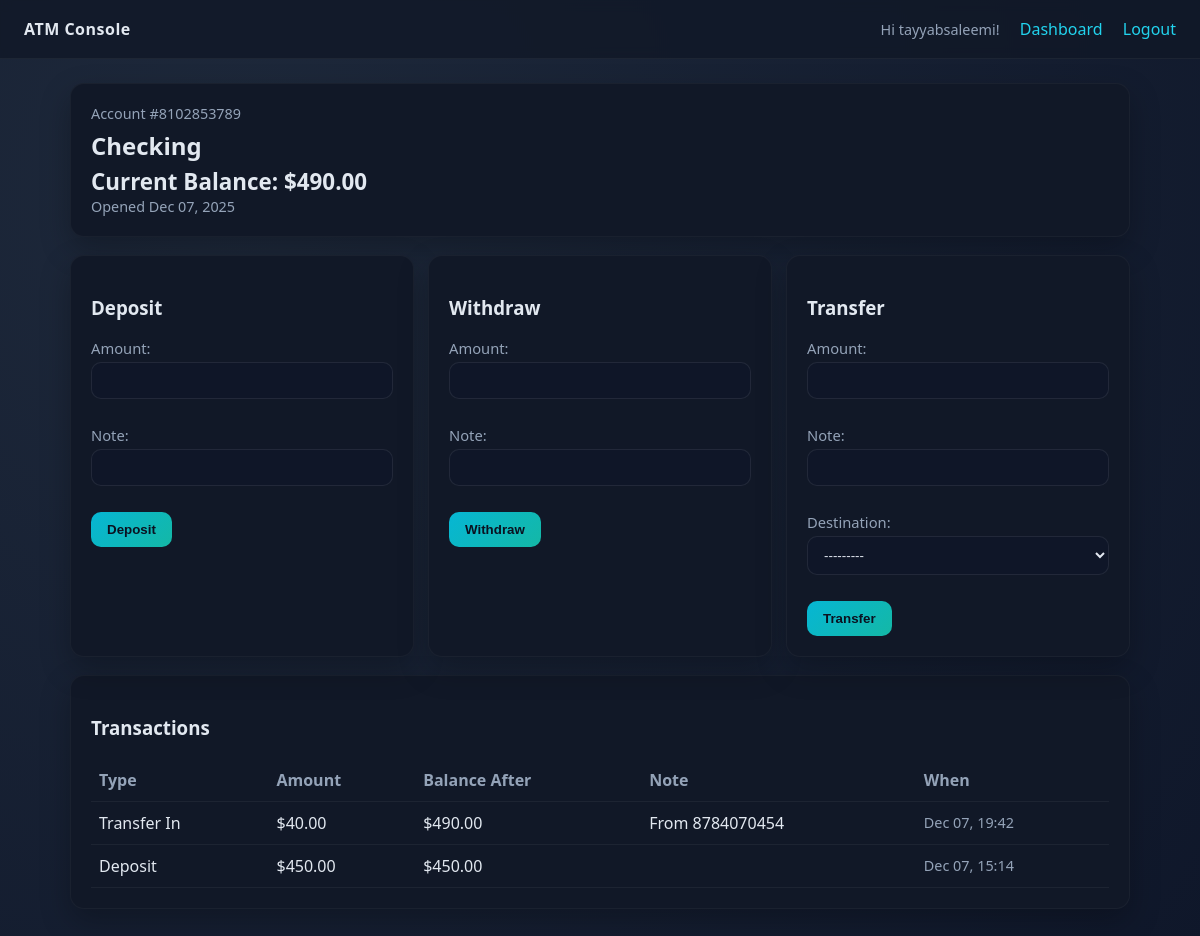
/accounts/1/ (signed in), run on the app's committed database.
### atm/models.py (models this page shows, shortened)
class Account(models.Model):
    user = models.ForeignKey(User, on_delete=models.CASCADE, related_name="accounts")
    name = models.CharField(max_length=100, default="Checking")
    account_number = models.CharField(max_length=20, unique=True, default=generate_account_number)
    balance = models.DecimalField(max_digits=12, decimal_places=2, default=0)
    created_at = models.DateTimeField(auto_now_add=True)
    class Meta:
        ordering = ("-created_at",)
    def __str__(self) -> str:
        return f"{self.name} ({self.account_number})"

class Transaction(models.Model):
    class Type(models.TextChoices):
        DEPOSIT = "deposit", "Deposit"
        WITHDRAWAL = "withdrawal", "Withdrawal"
        TRANSFER_IN = "transfer_in", "Transfer In"
        TRANSFER_OUT = "transfer_out", "Transfer Out"
    account = models.ForeignKey(Account, on_delete=models.CASCADE, related_name="transactions")
    txn_type = models.CharField(max_length=20, choices=Type.choices)
    amount = models.DecimalField(max_digits=12, decimal_places=2)
    balance_after = models.DecimalField(max_digits=12, decimal_places=2)
    counterparty_account = models.CharField(max_length=20, blank=True)
    note = models.CharField(max_length=255, blank=True)
    created_at = models.DateTimeField(default=timezone.now)
    class Meta:
        ordering = ("-created_at", "-id")

### atm/views.py (the view)
# urls.py: path("accounts/<int:pk>/", views.account_detail, name="account_detail"),
@login_required
def account_detail(request, pk):
    account = get_object_or_404(Account, pk=pk, user=request.user)
    deposit_form = AmountForm(prefix="deposit")
    withdraw_form = AmountForm(prefix="withdraw")
    transfer_form = TransferForm(prefix="transfer", user=request.user)
    transfer_form.fields["destination"].queryset = Account.objects.filter(user=request.user).exclude(pk=account.pk)
    transactions = account.transactions.all()[:20]
    return render(
        request,
        "atm/account_detail.html",
        {
            "account": account,
            "deposit_form": deposit_form,
            "withdraw_form": withdraw_form,
            "transfer_form": transfer_form,
            "transactions": transactions,
        },
    )

### atm/forms.py
class AmountForm(forms.Form):
    amount = forms.DecimalField(max_digits=12, decimal_places=2, min_value=0.01)
    note = forms.CharField(max_length=255, required=False)

class TransferForm(AmountForm):
    destination = forms.ModelChoiceField(queryset=Account.objects.none())
    def __init__(self, *args, user=None, **kwargs):
        super().__init__(*args, **kwargs)
        if user:
            self.fields["destination"].queryset = Account.objects.filter(user=user)

### templates/atm/account_detail.html (shortened to what this page needs)
{% extends "base.html" %}
{% block content %}
<div class="card">
    <div class="muted">Account #{{ account.account_number }}</div>
    <h2 style="margin:6px 0 4px;">{{ account.name }}</h2>
    <div style="font-size:1.4rem; font-weight:700;">Current Balance: ${{ account.balance }}</div>
    <div class="muted">Opened {{ account.created_at|date:"M d, Y" }}</div>
</div>
<div class="grid">
    <div class="card">
        <h3>Deposit</h3>
        <form method="post" action="{% url 'deposit' account.pk %}">
            {{ deposit_form.as_p }}
            <button class="btn" type="submit">Deposit</button>
        </form>
    </div>
    <div class="card">
        <h3>Withdraw</h3>
        <form method="post" action="{% url 'withdraw' account.pk %}">
            {{ withdraw_form.as_p }}
            <button class="btn" type="submit">Withdraw</button>
        </form>
    </div>
    <div class="card">
        <h3>Transfer</h3>
        <form method="post" action="{% url 'transfer' account.pk %}">
            {{ transfer_form.as_p }}
            <button class="btn" type="submit">Transfer</button>
        </form>
    </div>
</div>
<div class="card">
    <h3>Transactions</h3>
    <table>
        <thead>
            <tr>
                <th>Type</th>
                <th>Amount</th>
                <th>Balance After</th>
                <th>Note</th>
                <th>When</th>
            </tr>
        </thead>
        <tbody>
        {% for txn in transactions %}
            <tr>
                <td>{{ txn.get_txn_type_display }}</td>
                <td>${{ txn.amount }}</td>
                <td>${{ txn.balance_after }}</td>
                <td>{{ txn.note|default:txn.counterparty_account }}</td>
                <td class="muted">{{ txn.created_at|date:"M d, H:i" }}</td>
            </tr>
        {% empty %}
            <tr><td colspan="5" class="muted">No transactions yet.</td></tr>
        {% endfor %}
        </tbody>
    </table>
</div>
{% endblock %}

### templates/base.html (shortened to what this page needs)
{% load static %}
<!DOCTYPE html>
<html lang="en">
<head>
</head>
<body>
    <header>
        <div class="logo">ATM Console</div>
        <nav>
            {% if user.is_authenticated %}
                <span class="muted">Hi {{ user.username }}!</span>
                <a href="{% url 'dashboard' %}">Dashboard</a>
                <a href="{% url 'logout' %}">Logout</a>
            {% else %}
                <a href="{% url 'login' %}">Login</a>
                <a href="{% url 'signup' %}">Sign up</a>
            {% endif %}
        </nav>
    </header>
    <div class="container">
        {% block content %}{% endblock %}
    </div>
</body>
</html>

### templates/base.html (style rules this page uses)
:root { --bg: #0f172a; --panel: #111827; --accent: #22d3ee; --muted: #94a3b8; --text: #e2e8f0; --danger: #f87171; }
* { box-sizing: border-box; }
body { margin: 0; font-family: "Segoe UI", Tahoma, sans-serif; background: radial-gradient(circle at 20% 20%, #1e293b, var(--bg)); color: var(--text); min-height: 100vh; }
a { color: var(--accent); text-decoration: none; }
header { display: flex; justify-content: space-between; align-items: center; padding: 18px 24px; background: rgba(17, 24, 39, 0.8); border-bottom: 1px solid rgba(255,255,255,0.05); position: sticky; top: 0; backdrop-filter: blur(6px); }
.logo { font-weight: 700; letter-spacing: 0.5px; }
nav a { margin-left: 16px; }
.container { max-width: 1100px; margin: 24px auto 48px; padding: 0 20px; }
.card { background: var(--panel); border: 1px solid rgba(255,255,255,0.04); border-radius: 14px; padding: 20px; margin-bottom: 18px; box-shadow: 0 12px 30px rgba(0,0,0,0.25); }
.card h2 { margin-top: 0; margin-bottom: 8px; }
.grid { display: grid; grid-template-columns: repeat(auto-fit, minmax(260px, 1fr)); gap: 14px; }
.btn { display: inline-block; padding: 10px 16px; border-radius: 10px; border: none; background: linear-gradient(135deg, #06b6d4, #14b8a6); color: #0b1120; font-weight: 700; cursor: pointer; transition: transform 0.1s ease, box-shadow 0.2s ease; }
form { margin: 0; }
input, select { width: 100%; padding: 10px 12px; border-radius: 10px; border: 1px solid rgba(255,255,255,0.08); background: rgba(15, 23, 42, 0.6); color: var(--text); margin-bottom: 10px; }
label { display: block; margin: 6px 0 4px; color: var(--muted); font-size: 0.92rem; }
table { width: 100%; border-collapse: collapse; }
th, td { padding: 10px 8px; border-bottom: 1px solid rgba(255,255,255,0.05); text-align: left; }
th { color: var(--muted); font-weight: 600; }
.muted { color: var(--muted); font-size: 0.9rem; }

### data on the page
Account: account_number "8102853789", name "Checking", balance "490.00", created_at "Dec 07, 2025"
Transaction: txn_type "Transfer In", amount "40.00", balance_after "490.00", note "From 8784070454", created_at "Dec 07, 19:42"
Transaction: txn_type "Deposit", amount "450.00", balance_after "450.00", created_at "Dec 07, 15:14"

### other printed values
{{ user.username }} "tayyabsaleemi"
